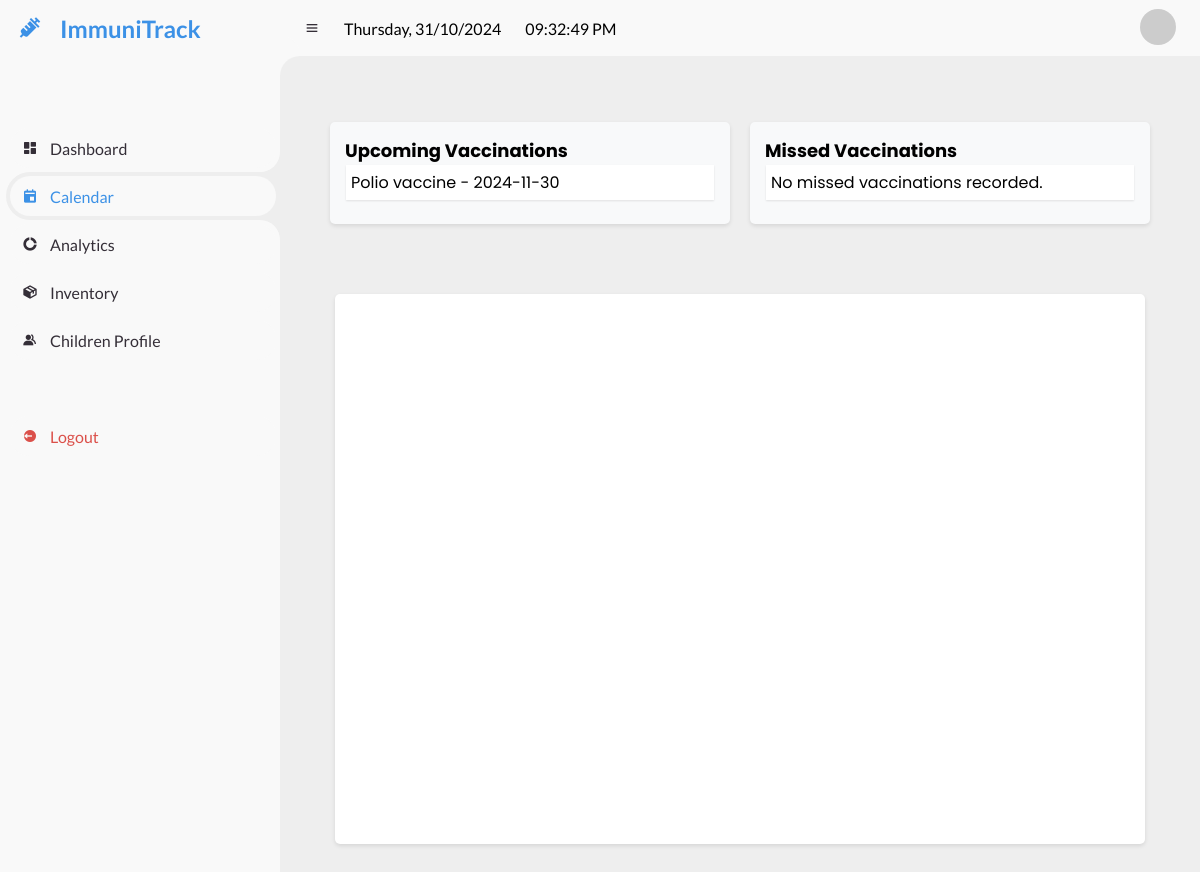
Screenshot of /calendar.php (signed in) with the database file from the repository.
### tables this page shows
CREATE TABLE `vaccination_records` (
  `id` int(11) NOT NULL,
  `child_id` int(11) NOT NULL,
  `vaccine_name` varchar(255) NOT NULL,
  `vaccination_date` date NOT NULL,
  `administered_by` varchar(255) NOT NULL,
  `age_in_months` int(11) DEFAULT NULL,
  `next_vaccine_name` varchar(255) DEFAULT NULL,
  `next_vaccination_date` date DEFAULT NULL,
  `status` enum('upcoming','missed') DEFAULT 'upcoming'
);

### calendar.php (the view, shortened to what this page needs)
<?php
$host = 'localhost';
$db = 'immuni_track';
$user = 'root';
$pass = '12345';
$conn = new mysqli($host, $user, $pass, $db);
$email = $_SESSION['email'];
$sql = "SELECT barangay_id, initials FROM usertable WHERE email = ?";
$stmt = $conn->prepare($sql);
$stmt->bind_param('s', $email);
$stmt->execute();
$result = $stmt->get_result();
if ($row = $result->fetch_assoc()) {
    $barangayId = $row['barangay_id'];
} else {
    echo "User not found.";
    exit();
}
$sql = "SELECT vr.vaccine_name, vr.next_vaccine_name, vr.next_vaccination_date
        FROM vaccination_records vr
        JOIN children c ON vr.child_id = c.id
        WHERE c.barangay_id = ?";
$stmt = $conn->prepare($sql);
$stmt->bind_param('i', $barangayId);
$stmt->execute();
$result = $stmt->get_result();
$vaccinationSchedules = [];
while ($row = $result->fetch_assoc()) {
    $vaccinationSchedules[] = $row;
}
$today = new DateTime();
$filteredVaccinations = array_filter($vaccinationSchedules, function($schedule) use ($today) {
    $vaccinationDate = !empty($schedule['next_vaccination_date']) ? new DateTime($schedule['next_vaccination_date']) : null;
    if ($vaccinationDate) {
        if ($vaccinationDate >= $today) {
            return 'upcoming';
        }
        elseif ($vaccinationDate < $today) {
            return 'missed';
        }
    }
    return false;
});
$allVaccinations = $filteredVaccinations;
$currentDate = date('l, d/m/Y');
?>
<!DOCTYPE html>
<html lang="en">
<head>
    <link href='https://unpkg.com/boxicons@2.0.9/css/boxicons.min.css' rel='stylesheet'>
    <link rel="stylesheet" href="style.css">
    <link href='https://cdn.jsdelivr.net/npm/fullcalendar@6.1.7/index.global.min.css' rel='stylesheet' />
</head>
<body>
    <section id="sidebar">
        <a href="#" class="brand">
            <i class='bx bxs-injection'></i>
            <span class="text">ImmuniTrack</span>
        </a>
        <ul class="side-menu top">
            <li>
                <a href="dashboard.php">
                    <i class='bx bxs-dashboard'></i>
                    <span class="text">Dashboard</span>
                </a>
            </li>
            <li class="active">
                <a href="calendar.php">
                    <i class='bx bxs-calendar-event'></i>
                    <span class="text">Calendar</span>
                </a>
            </li>
            <li>
                <a href="analytics.php">
                    <i class='bx bxs-doughnut-chart'></i>
                    <span class="text">Analytics</span>
                </a>
            </li>
            <li>
                <a href="inventory.php">
                    <i class='bx bxs-package'></i>
                    <span class="text">Inventory</span>
                </a>
            </li>
            <li>
                <a href="children.php">
                    <i class='bx bxs-group'></i>
                    <span class="text">Children Profile</span>
                </a>
            </li>
        </ul>
        <ul class="side-menu">
            <li>
                <a href="logout-user.php" class="logout">
                    <i class='bx bxs-log-out-circle'></i>
                    <span class="text">Logout</span>
                </a>
            </li>
        </ul>
    </section>
    <section id="content">
        <nav>
            <i class='bx bx-menu'></i>
            <span id="date_now" class="d-none d-sm-block"><?php echo $currentDate; ?></span>
            <span id="current-time" class="clock ps-2 text-muted"></span>
            <a href="user-info.php" class="profile">
                <img id="profile-image" src="https://ui-avatars.com/api/?name=<?= urlencode($_SESSION['email'][0]) ?>&background=random&color=fff" alt="Profile">
            </a>
        </nav>
        <main>
            <div class="vaccination-container">
            <div class="upcoming-vaccinations">
            <h2>Upcoming Vaccinations</h2>
            <ul>
                <?php if (!empty($allVaccinations)) : ?>
                    <?php foreach ($allVaccinations as $vaccination) : ?>
                        <li><?php echo htmlspecialchars($vaccination['vaccine_name']) . " - " . htmlspecialchars($vaccination['next_vaccination_date']); ?></li>
                    <?php endforeach; ?>
                <?php else : ?>
                    <li>No upcoming vaccinations scheduled.</li>
                <?php endif; ?>
            </ul>
        </div>
        <div class="missed-vaccinations">
            <h2>Missed Vaccinations</h2>
            <ul>
                <li>No missed vaccinations recorded.</li>
            </ul>
        </div>
    </div>
            <div class="calendar-container">
                <div id="calendar"></div>
            </div>
        </main>
    </section>
</body>
</html>

### style.css (style rules this page uses)
* { margin: 0; padding: 0; box-sizing: border-box; }
a { text-decoration: none; }
li { list-style: none; }
:root { --poppins: 'Poppins', sans-serif; --lato: 'Lato', sans-serif; --light: #F9F9F9; --blue: #3C91E6; --light-blue: #CFE8FF; --grey: #eee; --dark-grey: #AAAAAA; --dark: #342E37; --red: #DB504A; --yellow: #FFCE26; --light-yellow: #FFF2C6; --orange: #FD7238; --light-orange: #FFE0D3; }
html { overflow-x: hidden; }
body { background: var(--grey); overflow-x: hidden; }
#sidebar { position: fixed; top: 0; left: 0; width: 280px; height: 100%; background: var(--light); z-index: 2000; font-family: var(--lato); transition: .3s ease; overflow-x: hidden; scrollbar-width: none; }
#sidebar .brand { font-size: 24px; font-weight: 700; height: 56px; display: flex; align-items: center; color: var(--blue); position: sticky; top: 0; left: 0; background: var(--light); z-index: 500; padding-bottom: 20px; box-sizing: content-box; }
#sidebar .brand .bx { min-width: 60px; display: flex; justify-content: center; }
#sidebar .side-menu { width: 100%; margin-top: 48px; }
#sidebar .side-menu li { height: 48px; background: transparent; margin-left: 6px; border-radius: 48px 0 0 48px; padding: 4px; }
#sidebar .side-menu li.active { background: var(--grey); position: relative; }
#sidebar .side-menu li.active::before { content: ''; position: absolute; width: 40px; height: 40px; border-radius: 50%; top: -40px; right: 0; box-shadow: 20px 20px 0 var(--grey); z-index: -1; }
#sidebar .side-menu li.active::after { content: ''; position: absolute; width: 40px; height: 40px; border-radius: 50%; bottom: -40px; right: 0; box-shadow: 20px -20px 0 var(--grey); z-index: -1; }
#sidebar .side-menu li a { width: 100%; height: 100%; background: var(--light); display: flex; align-items: center; border-radius: 48px; font-size: 16px; color: var(--dark); white-space: nowrap; overflow-x: hidden; }
#sidebar .side-menu.top li.active a { color: var(--blue); }
#sidebar .side-menu li a.logout { color: var(--red); }
#sidebar .side-menu li a .bx { min-width: calc(60px - ((4px + 6px) * 2)); display: flex; justify-content: center; }
#content { position: relative; width: calc(100% - 280px); left: 280px; transition: .3s ease; }
#content nav { height: 56px; background: var(--light); padding: 0 24px; display: flex; align-items: center; grid-gap: 24px; font-family: var(--lato); position: sticky; top: 0; left: 0; z-index: 1000; }
#content nav::before { content: ''; position: absolute; width: 40px; height: 40px; bottom: -40px; left: 0; border-radius: 50%; box-shadow: -20px -20px 0 var(--light); }
#content nav a { color: var(--dark); }
#content nav .bx.bx-menu { cursor: pointer; color: var(--dark); }
#content nav .profile img { width: 36px; height: 36px; object-fit: cover; border-radius: 50%; }
#content main { width: 100%; padding: 36px 24px; font-family: var(--poppins); max-height: calc(100vh - 56px); overflow-y: auto; }

### calendar.php (style rules this page uses)
#sidebar .brand { text-align: center; }
#sidebar .brand .text { display: inline-block; }
.calendar-container { display: flex; justify-content: center; align-items: center; max-width: 100%; margin: 20px auto; }
#calendar { width: 100%; max-width: 600px; min-width: 810px; background-color: #ffffff; border-radius: 5px; padding: 10px; box-shadow: 0 2px 4px rgba(0, 0, 0, 0.1); height: 550px; overflow: hidden; }
.vaccination-container { display: flex; justify-content: center; gap: 20px; margin-top: 30px; margin-bottom: 70px; }
.upcoming-vaccinations, .missed-vaccinations { width: 100%; max-width: 400px; padding: 15px; background-color: #f8f9fa; border-radius: 5px; box-shadow: 0 2px 4px rgba(0, 0, 0, 0.1); max-height: 200px; overflow-y: auto; }
.upcoming-vaccinations ul, .missed-vaccinations ul { list-style-type: none; padding: 1px; }
.upcoming-vaccinations ul li, .missed-vaccinations ul li { background-color: #ffffff; padding: 5px; margin-bottom: 8px; box-shadow: 0 1px 2px rgba(0, 0, 0, 0.1); }
h2 { font-size: 18px; }

### rows the page displays
vaccination_records: vaccine_name "Polio vaccine", next_vaccination_date "2024-11-30"
